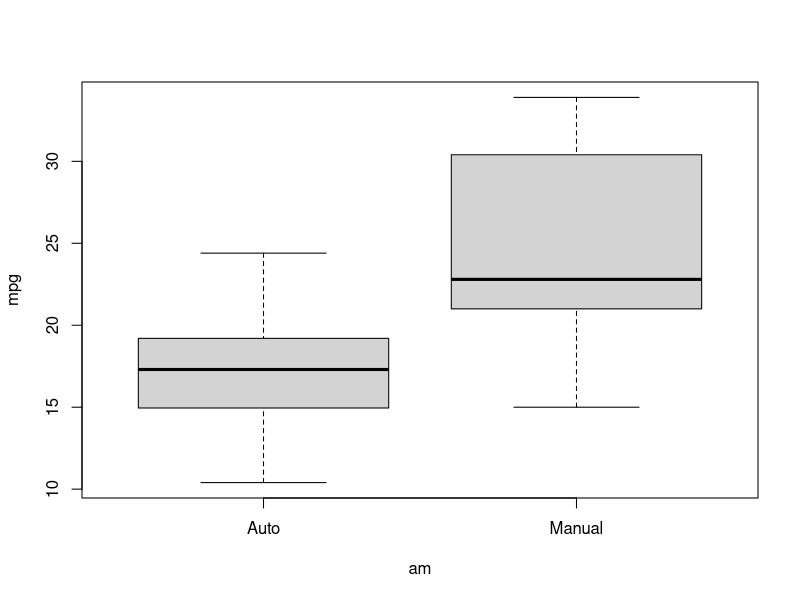
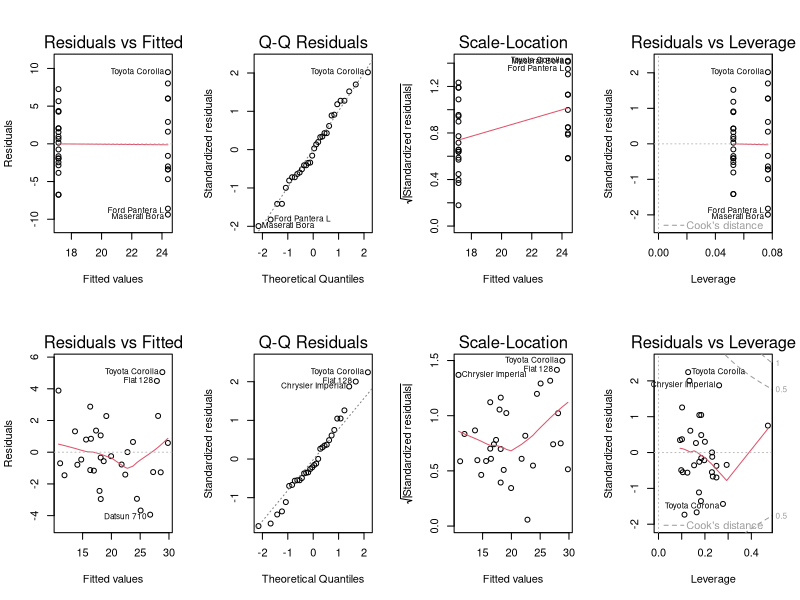

These charts were generated, in order, by the following R code:
## ---- chunk 1
library("datasets")
data(mtcars)
mtcars$cyl <- factor(mtcars$cyl)
mtcars$vs <- factor(mtcars$vs)
mtcars$am <- factor(mtcars$am)
mtcars$gear <- factor(mtcars$gear)
mtcars$carb <- factor(mtcars$carb)
levels(mtcars$am) <- c("Auto", "Manual")
## ---- chunk 2
auto <- mtcars$mpg[mtcars$am == "Auto"]
manual <- mtcars$mpg[mtcars$am == "Manual"]
t.test(x=manual, y=auto, paired=F)
## ---- chunk 3
model1 <- lm(formula = mpg ~ am, data = mtcars)
summary(model1)
## ---- chunk 4
step <- step(lm(mpg ~ ., data = mtcars))
## ---- chunk 5
model2 <- lm(formula = mpg ~ cyl + hp + wt + am, data = mtcars)
summary(model2)
## ---- chunk 6
anova(model1, model2)
## ---- chunk 7
plot(mpg~am,data=mtcars)
## ---- chunk 8
par(mfrow = c(2,4))
plot(model1)
plot(model2)
